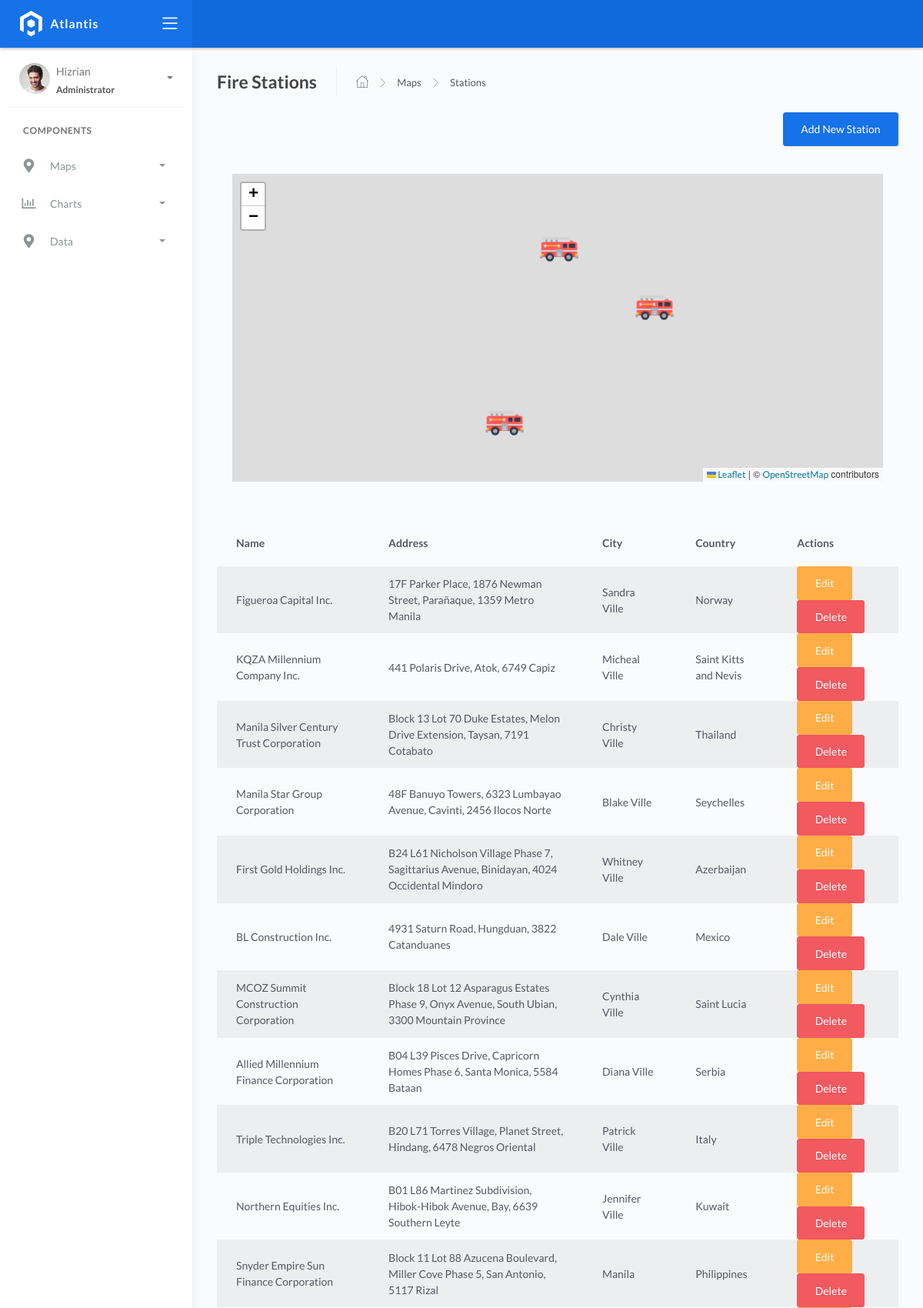
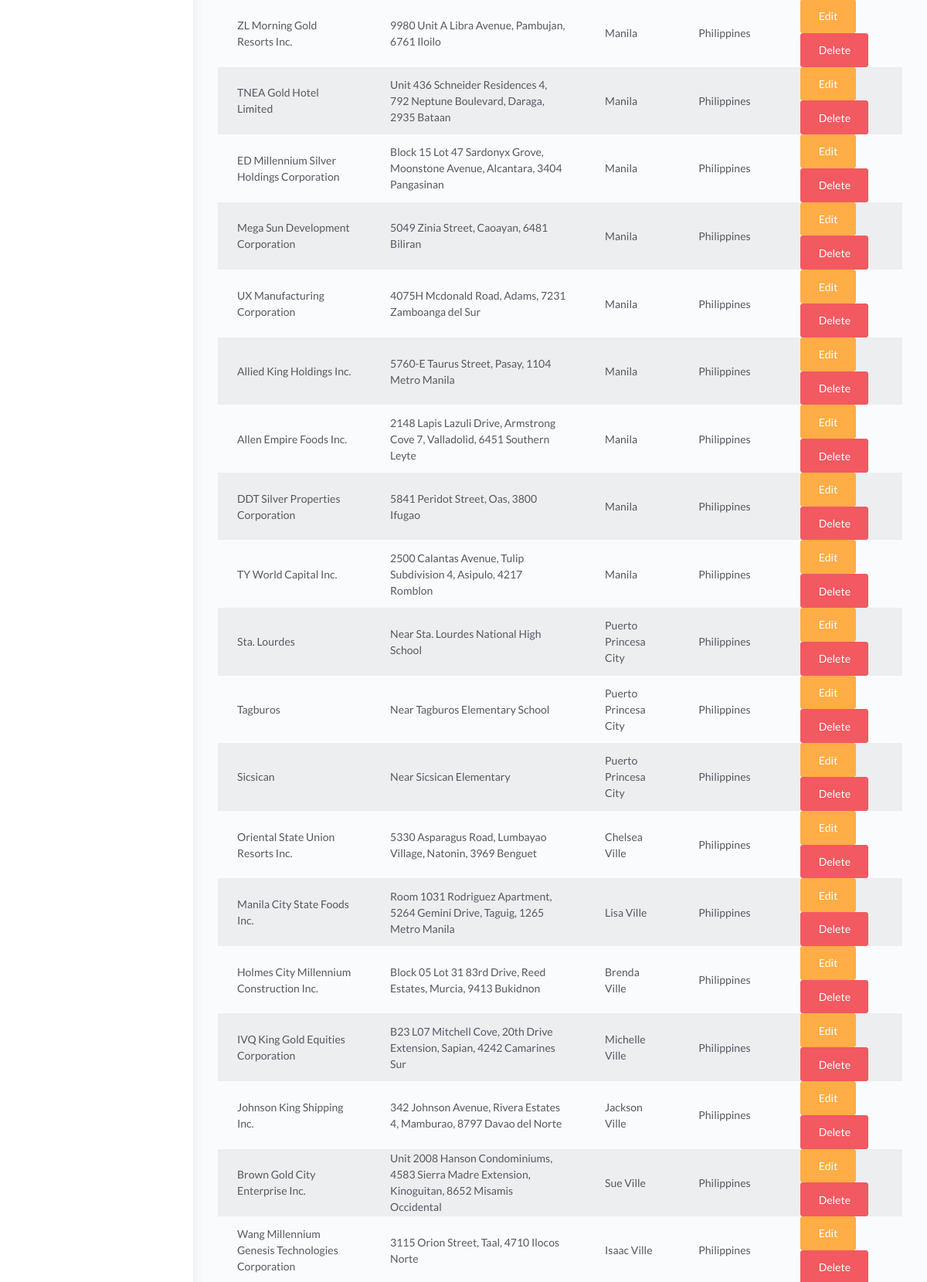
Page /map_station/ (upper part) on the committed database (2 pictures, top to bottom).
### fire/models.py (models this page shows, shortened)
class BaseModel(models.Model):
    created_at = models.DateTimeField(auto_now_add=True, db_index=True)
    updated_at = models.DateTimeField(auto_now=True)
    class Meta:
        abstract = True

class FireStation(BaseModel):
    name = models.CharField(max_length=150)
    latitude = models.DecimalField(max_digits=22, decimal_places=16, null=True, blank=True)
    longitude = models.DecimalField(max_digits=22, decimal_places=16, null=True, blank=True)
    address = models.CharField(max_length=150)
    city = models.CharField(max_length=150)  # can be in separate table
    country = models.CharField(max_length=150)  # can be in separate table
    created_at = models.DateTimeField(default=timezone.now, blank=True)  # Add this line

### fire/views.py (the view)
# urls.py: path('map_station/', map_station, name='map-station'),
def map_station(request):
    fireStations = FireStation.objects.all().values('id', 'name', 'latitude', 'longitude', 'address', 'city', 'country')
    for fs in fireStations:
        fs['latitude'] = float(fs['latitude'])
        fs['longitude'] = float(fs['longitude'])
    fireStations_list = list(fireStations)
    context = {
        'fireStations': fireStations_list,
    }
    return render(request, 'map_station.html', context)

### templates/map_station.html (shortened to what this page needs)
{% extends 'base.html' %}
{% load static %}
{% block content %}
<link rel="stylesheet" href="https://unpkg.com/leaflet@1.7.1/dist/leaflet.css" />
<div class="page-inner">
  <div class="page-header">
    <h4 class="page-title">Fire Stations</h4>
    <ul class="breadcrumbs">
      <li class="nav-home">
        <a href="#">
          <i class="flaticon-home"></i>
        </a>
      </li>
      <li class="separator">
        <i class="flaticon-right-arrow"></i>
      </li>
      <li class="nav-item">
        <a href="#">Maps</a>
      </li>
      <li class="separator">
        <i class="flaticon-right-arrow"></i>
      </li>
      <li class="nav-item">
        <a href="#">Stations</a>
      </li>
    </ul>
  </div>
  <div class="row mb-3">
    <div class="col-md-12 text-right">
      <a href="{% url 'create_station' %}" class="btn btn-primary">Add New Station</a>
    </div>
  </div>
  <div class="row">
    <div class="col-md-12">
      <div class="card card-transparent">
        <div class="card-body">
          <div id="map" style="width: 100%; height: 400px"></div>
        </div>
      </div>
    </div>
  </div>
  <div class="row">
    <div class="col-md-12">
      <table class="table table-striped">
        <thead>
          <tr>
            <th>Name</th>
            <th>Address</th>
            <th>City</th>
            <th>Country</th>
            <th>Actions</th>
          </tr>
        </thead>
        <tbody>
          {% for station in fireStations %}
            <tr>
              <td>{{ station.name }}</td>
              <td>{{ station.address }}</td>
              <td>{{ station.city }}</td>
              <td>{{ station.country }}</td>
              <td>
                <a href="{% url 'update_station' station.id %}" class="btn btn-warning">Edit</a>
                <a href="{% url 'delete_station' station.id %}" class="btn btn-danger">Delete</a>
              </td>
            </tr>
          {% endfor %}
        </tbody>
      </table>
    </div>
  </div>
</div>
{% endblock %}

### rows in the picture
FireStation: name "Figueroa Capital Inc.", address "17F Parker Place, 1876 Newman Street, Parañaque, 1359 Metro Manila", city "Sandra Ville", country "Norway"
FireStation: name "KQZA Millennium Company Inc.", address "441 Polaris Drive, Atok, 6749 Capiz", city "Micheal Ville", country "Saint Kitts and Nevis"
FireStation: name "Manila Silver Century Trust Corporation", address "Block 13 Lot 70 Duke Estates, Melon Drive Extension, Taysan, 7191 Cotabato", city "Christy Ville", country "Thailand"
FireStation: name "Manila Star Group Corporation", address "48F Banuyo Towers, 6323 Lumbayao Avenue, Cavinti, 2456 Ilocos Norte", city "Blake Ville", country "Seychelles"
FireStation: name "First Gold Holdings Inc.", address "B24 L61 Nicholson Village Phase 7, Sagittarius Avenue, Binidayan, 4024 Occidental Mindoro", city "Whitney Ville", country "Azerbaijan"
FireStation: name "BL Construction Inc.", address "4931 Saturn Road, Hungduan, 3822 Catanduanes", city "Dale Ville", country "Mexico"
FireStation: name "MCOZ Summit Construction Corporation", address "Block 18 Lot 12 Asparagus Estates Phase 9, Onyx Avenue, South Ubian, 3300 Mountain Province", city "Cynthia Ville", country "Saint Lucia"
FireStation: name "Allied Millennium Finance Corporation", address "B04 L39 Pisces Drive, Capricorn Homes Phase 6, Santa Monica, 5584 Bataan", city "Diana Ville", country "Serbia"
FireStation: name "Triple Technologies Inc.", address "B20 L71 Torres Village, Planet Street, Hindang, 6478 Negros Oriental", city "Patrick Ville", country "Italy"
FireStation: name "Northern Equities Inc.", address "B01 L86 Martinez Subdivision, Hibok-Hibok Avenue, Bay, 6639 Southern Leyte", city "Jennifer Ville", country "Kuwait"
FireStation: name "Snyder Empire Sun Finance Corporation", address "Block 11 Lot 88 Azucena Boulevard, Miller Cove Phase 5, San Antonio, 5117 Rizal", city "Manila", country "Philippines"
FireStation: name "ZL Morning Gold Resorts Inc.", address "9980 Unit A Libra Avenue, Pambujan, 6761 Iloilo", city "Manila", country "Philippines"
FireStation: name "TNEA Gold Hotel Limited", address "Unit 436 Schneider Residences 4, 792 Neptune Boulevard, Daraga, 2935 Bataan", city "Manila", country "Philippines"
FireStation: name "ED Millennium Silver Holdings Corporation", address "Block 15 Lot 47 Sardonyx Grove, Moonstone Avenue, Alcantara, 3404 Pangasinan", city "Manila", country "Philippines"
FireStation: name "Mega Sun Development Corporation", address "5049 Zinia Street, Caoayan, 6481 Biliran", city "Manila", country "Philippines"
FireStation: name "UX Manufacturing Corporation", address "4075H Mcdonald Road, Adams, 7231 Zamboanga del Sur", city "Manila", country "Philippines"
FireStation: name "Allied King Holdings Inc.", address "5760-E Taurus Street, Pasay, 1104 Metro Manila", city "Manila", country "Philippines"
FireStation: name "Allen Empire Foods Inc.", address "2148 Lapis Lazuli Drive, Armstrong Cove 7, Valladolid, 6451 Southern Leyte", city "Manila", country "Philippines"
FireStation: name "DDT Silver Properties Corporation", address "5841 Peridot Street, Oas, 3800 Ifugao", city "Manila", country "Philippines"
FireStation: name "TY World Capital Inc.", address "2500 Calantas Avenue, Tulip Subdivision 4, Asipulo, 4217 Romblon", city "Manila", country "Philippines"
FireStation: name "Sta. Lourdes", address "Near Sta. Lourdes National High School", city "Puerto Princesa City", country "Philippines"
FireStation: name "Tagburos", address "Near Tagburos Elementary School", city "Puerto Princesa City", country "Philippines"
FireStation: name "Sicsican", address "Near Sicsican Elementary", city "Puerto Princesa City", country "Philippines"
FireStation: name "Oriental State Union Resorts Inc.", address "5330 Asparagus Road, Lumbayao Village, Natonin, 3969 Benguet", city "Chelsea Ville", country "Philippines"
FireStation: name "Manila City State Foods Inc.", address "Room 1031 Rodriguez Apartment, 5264 Gemini Drive, Taguig, 1265 Metro Manila", city "Lisa Ville", country "Philippines"
FireStation: name "Holmes City Millennium Construction Inc.", address "Block 05 Lot 31 83rd Drive, Reed Estates, Murcia, 9413 Bukidnon", city "Brenda Ville", country "Philippines"
FireStation: name "IVQ King Gold Equities Corporation", address "B23 L07 Mitchell Cove, 20th Drive Extension, Sapian, 4242 Camarines Sur", city "Michelle Ville", country "Philippines"
FireStation: name "Johnson King Shipping Inc.", address "342 Johnson Avenue, Rivera Estates 4, Mamburao, 8797 Davao del Norte", city "Jackson Ville", country "Philippines"
FireStation: name "Brown Gold City Enterprise Inc.", address "Unit 2008 Hanson Condominiums, 4583 Sierra Madre Extension, Kinoguitan, 8652 Misamis Occidental", city "Sue Ville", country "Philippines"
FireStation: name "Wang Millennium Genesis Technologies Corporation", address "3115 Orion Street, Taal, 4710 Ilocos Norte", city "Isaac Ville", country "Philippines"
